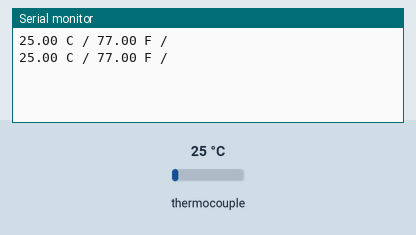
Simulated run of this sketch. Board: Arduino Uno, built with avr-gcc and run on an emulated ATmega328P. Parts: the last lines printed to the serial monitor. The inputs (shaded band) are chosen by the test bench; at power-on: thermocouple 25 °C.

Above: at 1.2 s.
1.3 s: thermocouple set to 6 °C
At 2.4 s:
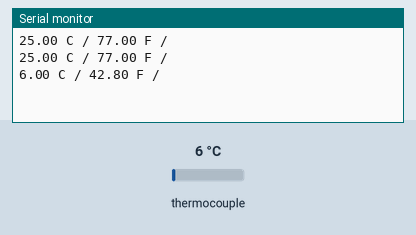
2.8 s: thermocouple set to 75 °C
At 3.8 s:
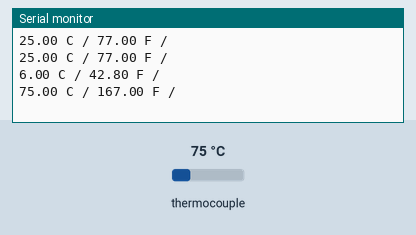
Timing chart, 0 to 5.8 s (numbered marks = the images above; inputs shaded):
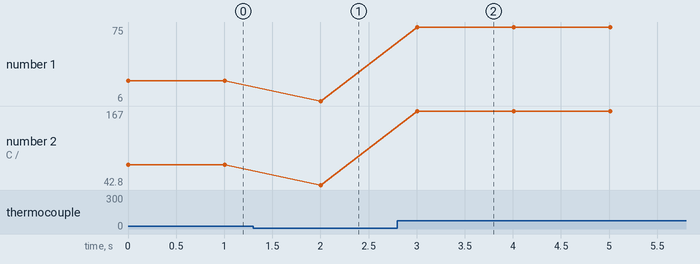

The sketch:

Thermocoupler.ino
```cpp
#include "max6675.h"

MAX6675 thermocouple(8, 9, 10);
// Max6675 module: SO on pin #8, SS on pin #9, CSK on pin #10 of Arduino UNO

void setup()
{
 // thermocouple.setOffset(0);
  // set offset for temperature measurement.
  Serial.begin(9600);
}

void loop()
{
  Serial.print(thermocouple.readCelsius(), 2);
  Serial.print(" C / ");
  Serial.print(thermocouple.readFahrenheit(), 2);
  Serial.print(" F / ");
  //Serial.print(thermocouple.readKelvin(), 2);
  //Serial.print(" Kn");
  Serial.println();
  delay(1000);
}
```

Measured:
- after the input at 1.3 s, the serial monitor: prints a new line after 0.71 s (image 1)
- after the input at 2.8 s, the serial monitor: prints a new line after 0.21 s (image 2)
- plotted number 1: 25 → 6 after the input at 1.3 s, 6 → 75 after the input at 2.8 s
- plotted number 2: 77 → 42.8 after the input at 1.3 s, 42.8 → 167 after the input at 2.8 s
